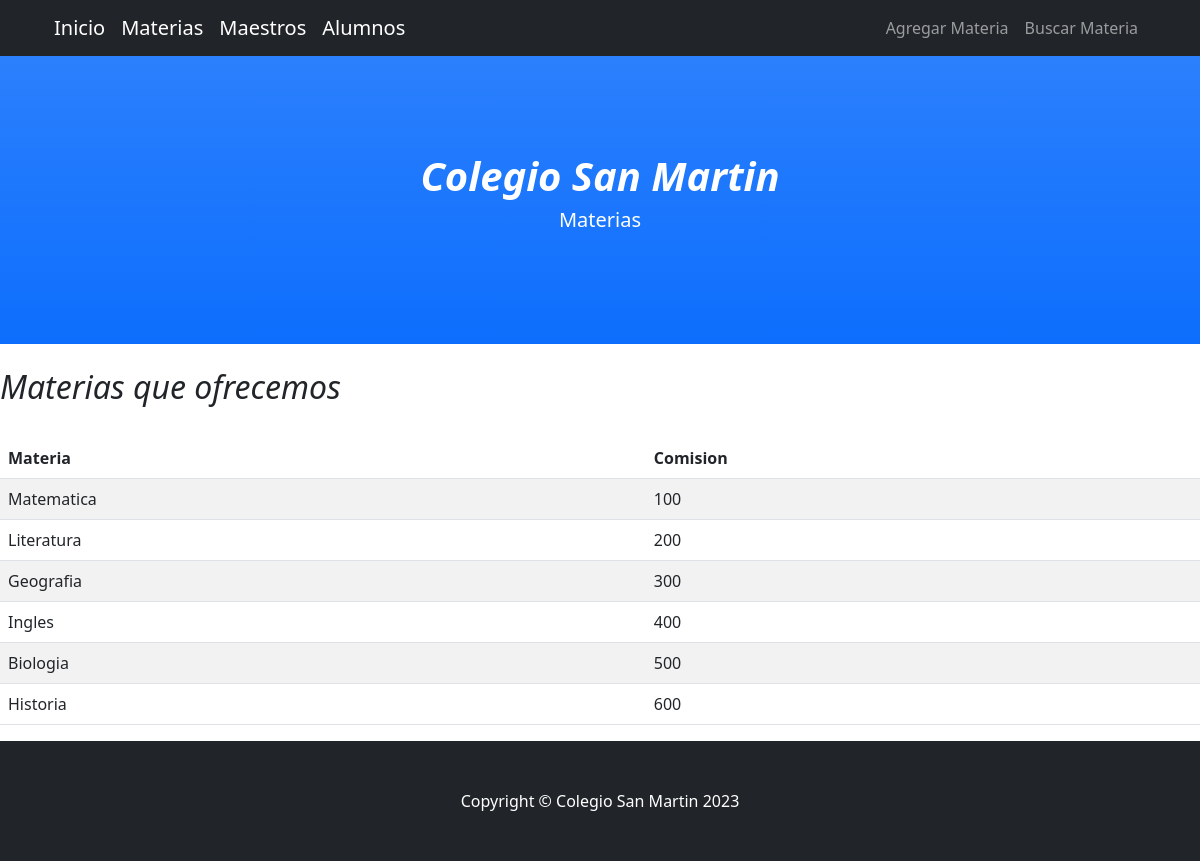
The page /materias/ on the database as committed earlier.
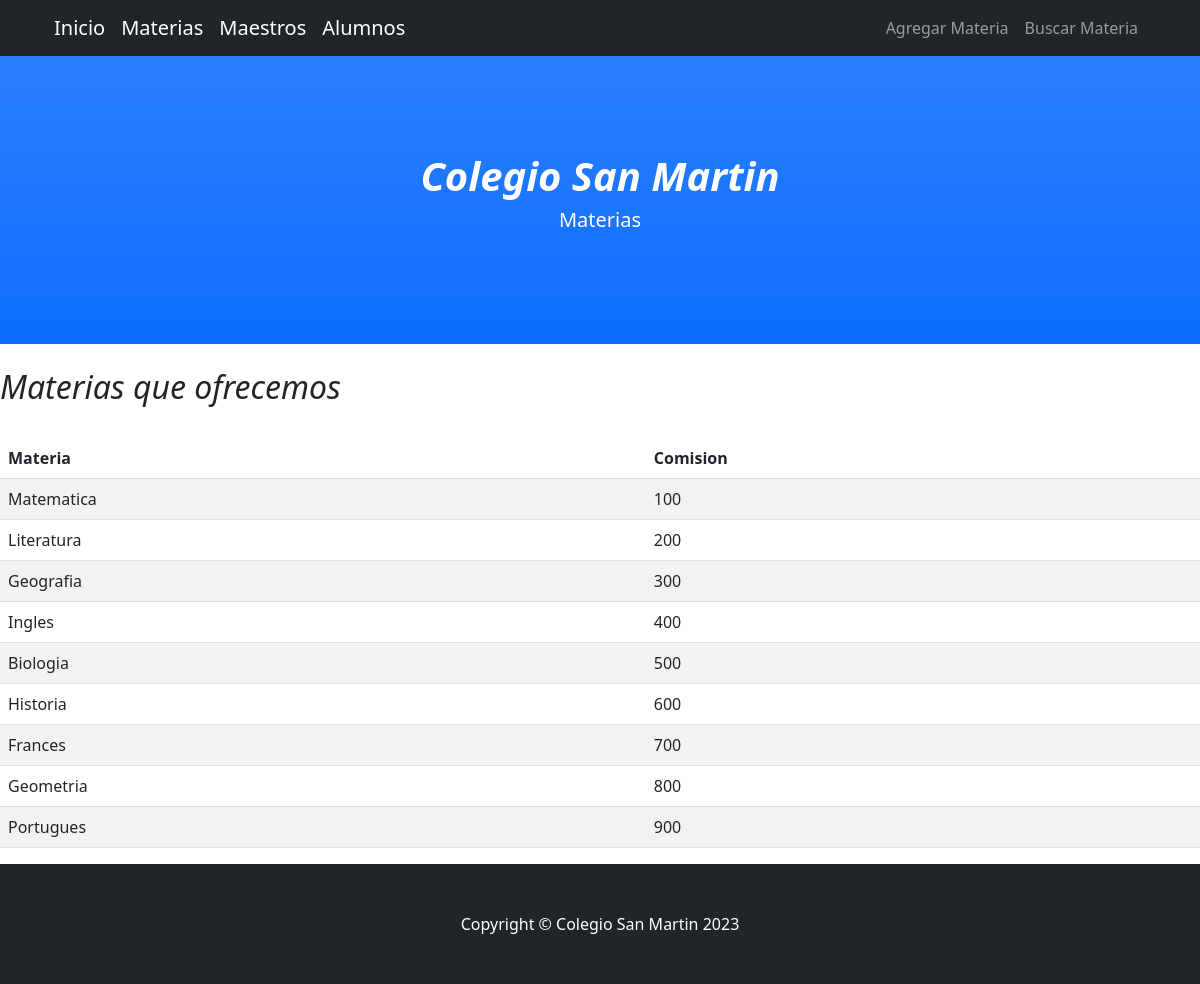
The same page on the database as committed later.
### aplicacion/models.py (models this page shows, shortened)
class Materia(models.Model):
    nombre = models.CharField(max_length=50)
    comision = models.IntegerField()

### aplicacion/views.py (the view)
# urls.py: path('materias/', materias, name='materias'),
def materias(request):
    contexto = {'materias': Materia.objects.all()}
    return render(request, 'aplicacion/materias.html', contexto)

### aplicacion/templates/aplicacion/materias.html
{% extends 'aplicacion/base.html' %}
{% load static %}
{% block barra %}
    <li class="nav-item"><a class="nav-link" href="{% url 'FormMateria' %}">Agregar Materia</a></li>
    <li class="nav-item"><a class="nav-link" href="{% url 'buscar_materia' %}">Buscar Materia</a></li>
{% endblock barra %}
{% block titulo %}
    <p class="lead">Materias</p>
{% endblock titulo %}
{% block contenido %}
    <br>
    <h2><i>Materias que ofrecemos</i></h2>
    <br>
    <table class="table table-striped">
        <thead>
             <tr>
                <th>Materia</th>
                <th>Comision</th>
             </tr>
        </thead>
        <tbody>
            {% for m in materias %}
                <tr>
                    <td>{{ m.nombre }}</td>
                    <td>{{ m.comision }}</td>
                </tr>
            {% endfor %}
        </tbody>
    </table>
{% endblock contenido %}

### aplicacion/templates/aplicacion/base.html (shortened to what this page needs)
<!DOCTYPE html>
<html lang="en">
    <head>
        {% load static %}
        <link href="{% static 'aplicacion/css/styles.css' %}" rel="stylesheet" />
    </head>
    <body id="page-top">
        <nav class="navbar navbar-expand-lg navbar-dark bg-dark fixed-top" id="mainNav">
            <div class="container px-4">
                <a class="navbar-brand" href="{% url 'home' %}">Inicio</a>
                <a class="navbar-brand" href="{% url 'materias' %}">Materias</a>
                <a class="navbar-brand" href="{% url 'maestros' %}">Maestros</a>
                <a class="navbar-brand" href="{% url 'alumnos' %}">Alumnos</a>
                <div class="collapse navbar-collapse" id="navbarResponsive">
                    <ul class="navbar-nav ms-auto">
                        {% block barra %}
                        {% endblock barra %}
                    </ul>
                </div>
            </div>
        </nav>
        <header class="bg-primary bg-gradient text-white">
            <div class="container px-4 text-center">
                <h1 class="fw-bolder"><i>Colegio San Martin</i></h1>
                <h2>
                {% block titulo %}
                {% endblock titulo %}
                </h2>
            </div>
        </header>
        {% block contenido %}
        {% endblock contenido %}
        <footer class="py-5 bg-dark">
            <div class="container px-4"><p class="m-0 text-center text-white">Copyright &copy; Colegio San Martin 2023</p></div>
        </footer>
    </body>
</html>

Rows that differ between the two databases and show on the page:
added Materia: nombre "Frances", comision "700"
added Materia: nombre "Geometria", comision "800"
added Materia: nombre "Portugues", comision "900"
